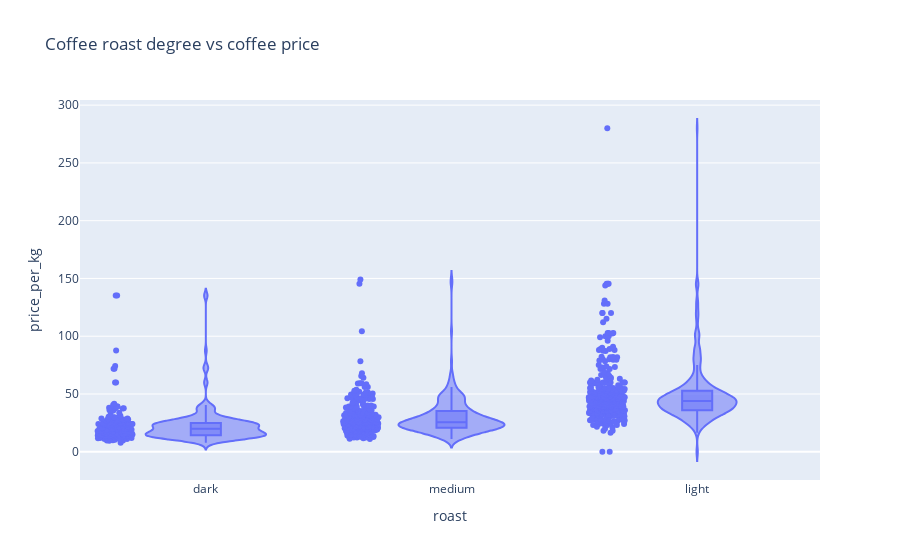

Source (notebook cell):
### Code cell
roast_fig = px.violin(coffee_df, x='roast', y='price_per_kg', box=True, points="all", title="Coffee roast degree vs coffee price")
roast_fig.update_layout(xaxis_type="category", xaxis={'categoryorder':'mean ascending'})

### Figure 1 — Plotly figure (JSON) as saved in the notebook; plotly's stock layout.template omitted (floating-point values rounded to 4 significant figures; data arrays with more than 128 entries replaced by an {"elided": "..."} marker saying what was removed)
{"data": [{"alignmentgroup": "True", "box": {"visible": true}, "hovertemplate": "roast=%{x}<br>price_per_kg=%{y}<extra></extra>", "legendgroup": "", "marker": {"color": "#636efa"}, "name": "", "offsetgroup": "", "orientation": "v", "points": "all", "scalegroup": "True", "showlegend": false, "type": "violin", "x": {"elided": "865 str values"}, "x0": " ", "xaxis": "x", "y": {"elided": "865 float values"}, "y0": " ", "yaxis": "y"}], "layout": {"legend": {"tracegroupgap": 0}, "title": {"text": "Coffee roast degree vs coffee price"}, "violinmode": "group", "xaxis": {"anchor": "y", "categoryorder": "mean ascending", "domain": [0, 1], "title": {"text": "roast"}, "type": "category"}, "yaxis": {"anchor": "x", "domain": [0, 1], "title": {"text": "price_per_kg"}}}}
